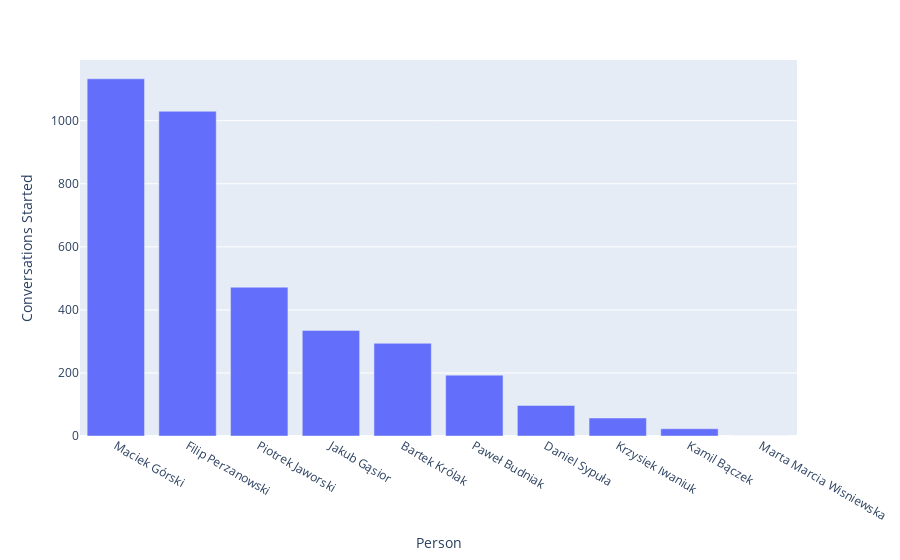

Notebook cell for this chart:
### Markdown cell above
## Who starts the most conversations?

### Code cell
from who_starts_conversations import count_conversation_starters

starters = count_conversation_starters(chat, mins_between_convos=180)
df = pd.DataFrame(starters.items())
df.columns = ['Person', 'Conversations Started']
df = df.sort_values(by='Conversations Started', ascending=False)
px.bar(df, y = 'Conversations Started', x = 'Person')

### Figure 1 — Plotly figure (JSON) as saved in the notebook; plotly's stock layout.template omitted (floating-point values rounded to 4 significant figures)
{"data": [{"alignmentgroup": "True", "hovertemplate": "Person=%{x}<br>Conversations Started=%{y}<extra></extra>", "legendgroup": "", "marker": {"color": "#636efa", "pattern": {"shape": ""}}, "name": "", "offsetgroup": "", "orientation": "v", "showlegend": false, "textposition": "auto", "x": ["Maciek Górski", "Filip Perzanowski", "Piotrek Jaworski", "Jakub Gąsior", "Bartek Królak", "Paweł Budniak", "Daniel Sypuła", "Krzysiek Iwaniuk", "Kamil Bączek", "Marta Marcia Wisniewska"], "xaxis": "x", "y": [1133, 1030, 472, 335, 294, 193, 97, 57, 23, 0], "yaxis": "y", "type": "bar"}], "layout": {"xaxis": {"anchor": "y", "domain": [0.0, 1.0], "title": {"text": "Person"}}, "yaxis": {"anchor": "x", "domain": [0.0, 1.0], "title": {"text": "Conversations Started"}}, "legend": {"tracegroupgap": 0}, "margin": {"t": 60}, "barmode": "relative"}}
